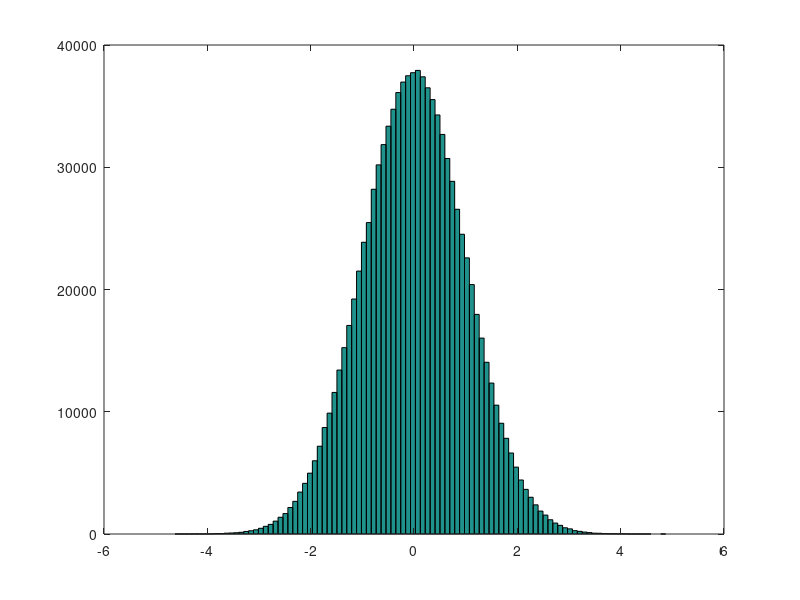

The MATLAB script that drew this image: (Note: this script raises an error after producing the figure.)
function script2()
	close all;
	A = normrnd(0,1,1000000,1);
	figure;
	hist(A,100)

	figure;
	random = load('random.txt');
	hist(random,100)
